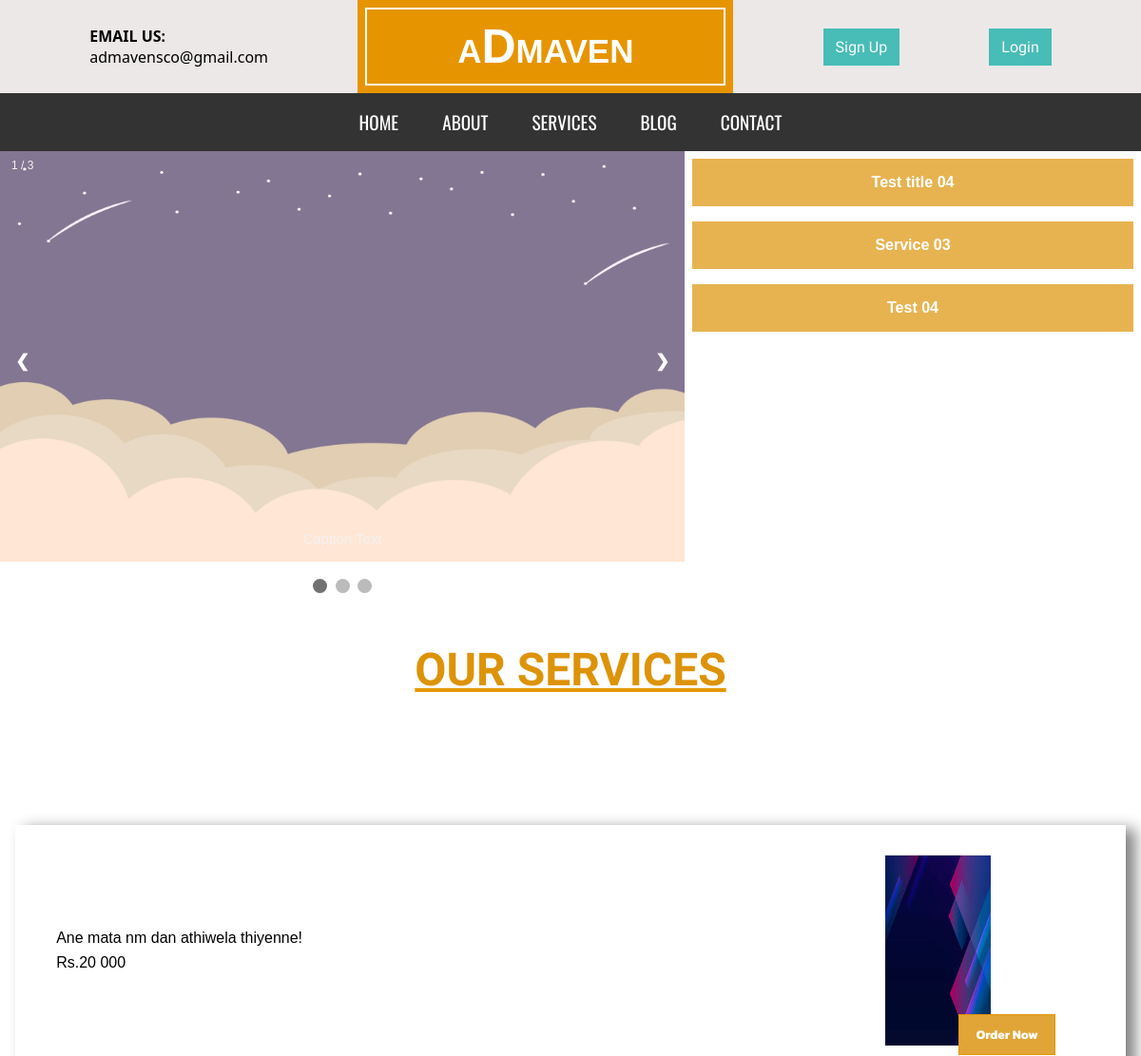
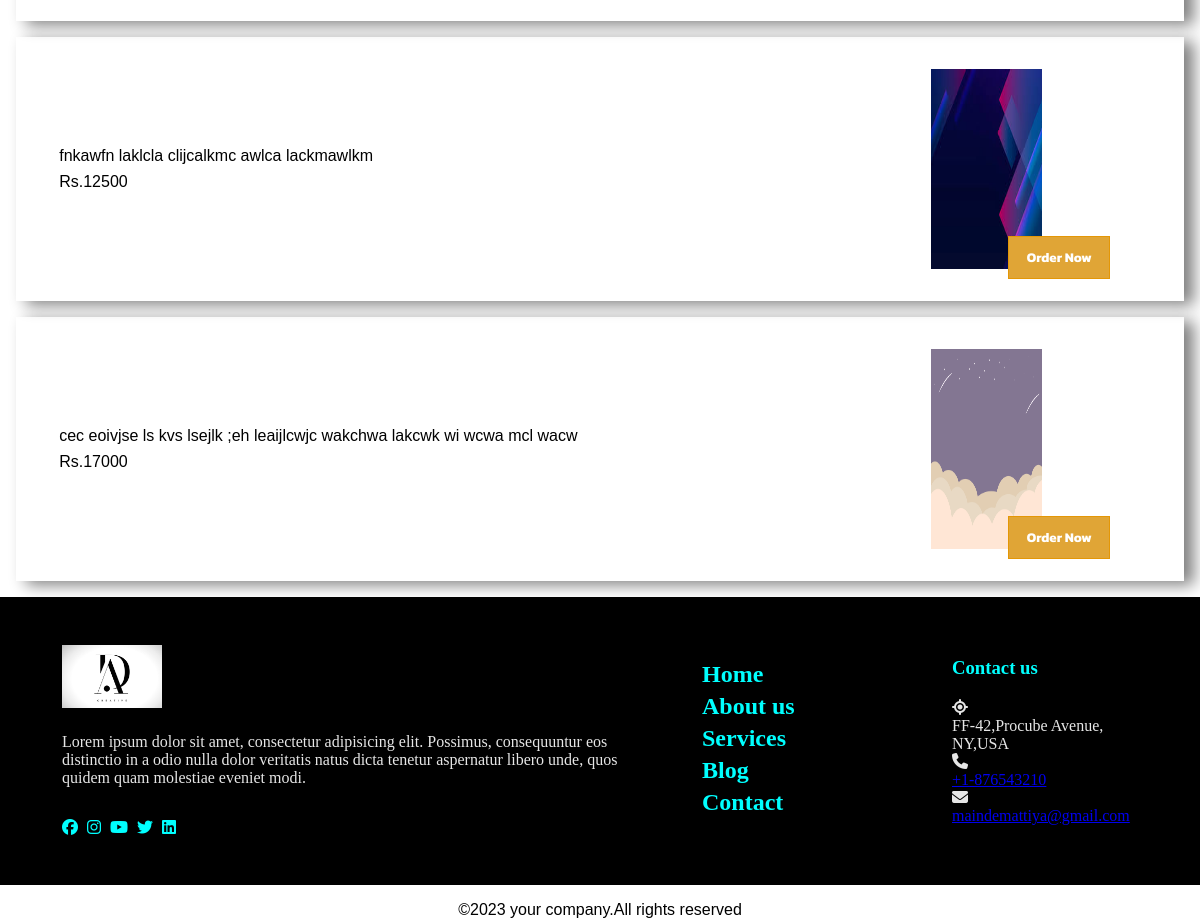
/services.php, run on the app's committed database (2 pictures, top to bottom).
### tables this page shows
CREATE TABLE `services` (
  `S_ID` int(11) NOT NULL,
  `Admin_ID` varchar(10) NOT NULL,
  `S_title` varchar(100) NOT NULL,
  `S_details` varchar(500) NOT NULL,
  `S_image` varchar(50) NOT NULL,
  `S_amt` varchar(50) NOT NULL
);

### services.php (the view, shortened to what this page needs)
<!DOCTYPE html>
<html lang="en">
<head>
    <link rel="stylesheet" href="css/services.css">
</head>
<body>
    <div class="Service_header">
        <?php include ("header.php"); ?>
    </div>
    <div class="service-header-container">
        <div class="image-slider-cont">
            <div class="slideshow-container">
                <div class="mySlides fade">
                <div class="numbertext">1 / 3</div>
                <img src="img/homeimg/image4.jpg" style="width:100%">
                <div class="text">Caption Text</div>
                </div>
                <a class="prev" onclick="plusSlides(-1)">❮</a>
                <a class="next" onclick="plusSlides(1)">❯</a>
                </div>
                <br>
                <div style="text-align:center">
                <span class="dot" onclick="currentSlide(1)"></span>
                <span class="dot" onclick="currentSlide(2)"></span>
                <span class="dot" onclick="currentSlide(3)"></span>
                </div>
        </div>
        <div class="service_nav_bar">
            <div class="navbar_inner">
                <ul>
                    <?php
                        require 'config/database.php';
                        $ser_title = "SELECT S_ID, S_title FROM services";
                        $result_title = $con->query($ser_title);
                        if($result_title->num_rows > 0) {
                            while($row = $result_title->fetch_assoc())
                            {   ?>
                                <li><a href="#<?php echo $row['S_ID']; ?>"><?php echo $row['S_title']; ?></a></li>
                           <?php }
                        }
                    ?>
                </ul>
            </div>
        </div>
    </div>
    <div class="service_header_topic">
        <h1>OUR SERVICES</h1>
    </div>
    <div class="services__secction">
        <?php
            require 'config/database.php';
            $ser_info = "SELECT S_ID, S_title, S_details, S_image, S_amt FROM services";
            $result_info = $con->query($ser_info);
            if($result_info->num_rows > 0) {
                while($row_info = $result_info->fetch_assoc())
                { ?>
                    <div class="service_outer_cont">
                    <div class="service_inner_sec">
                        <div class="service_content_details">
                            <p>
                                <?php echo $row_info['S_details']; ?>
                            </p>
                            <p class="package_amount" style="margin-top: 0.5em;">
                                Rs.<?php echo $row_info["S_amt"] ?>
                            </p>
                        </div>
                        <div class="service_image_cont">
                            <div class="ser_img"><img src="img/serviceimg/<?php echo $row_info['S_image']; ?>" alt="<?php echo $row_info['S_title']; ?>">
                            <div class="pack_btn">
                                <button>
                                    <a href="Orders/Orders_form.php">Order Now</a>
                                </button>
                            </div>
                        </div>
                        </div>
                    </div>
            <?php }
            }
        ?>
    </div>
    <div class="footer_cont_include">
        <?php include "footer.php"; ?>
    </div>
</body>
</html>

### header.php (shortened to what this page needs)
<!DOCTYPE html>
<html lang="en">
<head>
    <link rel="stylesheet" href="css/header.css">
</head>
<body>
    <div class="header-cont">
        <div class="cont-hd__mail">
            <p><b>EMAIL US:</b></p>
            <p>admavensco@gmail.com</p>
        </div>
        <div class="cont-hd__logoName">
            <p class="logo-name">A<span class="letter-big">D</span>MAVEN</p>
        </div>
        <?php if (isset($_SESSION["user"]) OR isset($_SESSION["consultant"]) OR isset($_SESSION["usAdmin"]) OR isset($_SESSION["contentCreator"]) OR isset($_SESSION["ManagerAdmin"])) { ?>
                <div class="my_account">
                    <button>
                        <?php if(isset($_SESSION["consultant"])) { ?>
                            <a href="consultant.php">My Account</a>
                       <?php } elseif(isset($_SESSION["user"])) { ?>
                            <a href="userdash.php">My Account</a>
                        <?php } elseif(isset($_SESSION["usAdmin"])) {?>
                            <a href="userAdmin.php">My Account</a>
                        <?php } elseif(isset($_SESSION["contentCreator"])) { ?>
                            <a href="userAdmin.php">My Account</a>
                        <?php } elseif(isset($_SESSION["ManagerAdmin"])) { ?>
                            <a href="ManagerAdmin.php">My Account</a>
                        <?php } ?>
                    </button>
                </div>
                <div class="logout-btn">
                    <a href="logout.php">Log out</a>
                </div>
        <?php  } else {?>
                <div class="signup-btn">
                    <a href="signUp.php">Sign Up</a>
                </div>
                <div class="signup-btn">
                    <a href="login.php">Login</a>
                </div>
                <?php } ?>
    </div>
    <div class="navbar">
        <div class="inner-nav">
            <ul>
                <li><a href="index.php">HOME</a></li>
                <li><a href="About.php">ABOUT</a></li>
                <li><a href="services.php">SERVICES</a></li>
                <li><a href="blog.php">BLOG</a></li>
                <li><a href="contactus.php">CONTACT</a></li>
            </ul>
        </div>
    </div>
</body>
</html>

### footer.php (shortened to what this page needs)
<!DOCTYPE html>
<html lang="en">
<head>
    <link rel="stylesheet" href="footer.css">
    <link rel="stylesheet" href="https://cdnjs.cloudflare.com/ajax/libs/font-awesome/6.5.2/css/all.min.css">
</head>
<body>
    <footer style="width: 100vw; ">
        <div class="container">
            <div class="row">
            <div class="col" id="company">
                <img src="footer-logo.jpg" alt=""   class="logo">
                <p>Lorem ipsum dolor sit amet, consectetur adipisicing elit. Possimus, consequuntur eos distinctio in a odio nulla dolor veritatis natus dicta tenetur aspernatur libero unde, quos quidem quam molestiae eveniet modi.</p>
            <div class="social">
                <a href="#"><i class="fab fa-facebook"></i></a>
                <a href="#"><i class="fab fa-instagram"></i></a>
                <a href="#"><i class="fab fa-youtube"></i></a>
                <a href="#"><i class="fab fa-twitter"></i></a>
                <a href="#"><i class="fab fa-linkedin"></i></a>
            </div>
        </div>
            <div class="col" id="useful-links">
                <div class="links">
                <ul>
                <li><a href="#"><h2>Home</h2></a></li>
                <li><a href="#"><h2>About us</h2></a></li>
                <li><a href="#"><h2>Services</h2></a></li>
                <li><a href="#"><h2>Blog</h2></a></li>
                <li><a href="#"><h2>Contact</h2></a></li>
                </ul>
            </div>
            </div>
            <div class="col" id="contact">
                <h3>Contact us</h3>
                <div class="contact-details">
                    <i class="fa fa-location"></i>
                    <p>FF-42,Procube Avenue,<br>NY,USA</p>
                </div>
                <div class="contact-details">
                    <i class="fa fa-phone"></i>
                    <p><a href="tel:+1-876543210">+1-876543210</a></p>
                </div>
                <div class="contact-details">
                    <i class="fa fa-envelope"></i>
                    <p><a href="mailto:maindemattiya@gmail.com">maindemattiya@gmail.com</a></p>
                </div>
            </div>
        </div>
    </div>
    </footer >
    <div class="bottom-ba" style="text-align: center; margin-top: 1em">
        <p>&copy;2023 your company.All rights reserved</p>
    </div>
</body>
</html>

### css/services.css (style rules this page uses)
* { box-sizing: border-box; }
:root { --SPACIAL-FF: 'Dancing Script', cursive; --SPACIAL-FF2: 'system-ui'; --FF-CAPTION: 'Protest Strike', sans-serif; --LINK-FF: 'Oswald', sans-serif; --ABT-FONT: "Kanit"; --INFO-MAIL-COLOR: #000; --INFO-BGCOLOR: rgb(237, 232, 232); --LIGHT-COLOR: #fff; --NAV-BACK-COLOR: #333; --NAV-LINE-BACK: hsl(39, 93%, 45%); --ORANGE-COLOR: rgb(228, 151, 6); }
body { font-family: Verdana, sans-serif; margin:0 }
.mySlides { display: none }
img { vertical-align: middle; }
.slideshow-container { position: relative; margin: auto; }
.prev, .next { cursor: pointer; position: absolute; top: 50%; width: auto; padding: 16px; margin-top: -22px; color: white; font-weight: bold; font-size: 18px; transition: 0.6s ease; border-radius: 0 3px 3px 0; user-select: none; }
.next { right: 0; border-radius: 3px 0 0 3px; }
.text { color: #f2f2f2; font-size: 15px; padding: 8px 12px; position: absolute; bottom: 8px; width: 100%; text-align: center; }
.numbertext { color: #f2f2f2; font-size: 12px; padding: 8px 12px; position: absolute; top: 0; }
.dot { cursor: pointer; height: 15px; width: 15px; margin: 0 2px; background-color: #bbb; border-radius: 50%; display: inline-block; transition: background-color 0.6s ease; }
.active, .dot:hover { background-color: #717171; }
.fade { animation-name: fade; animation-duration: 1.5s; }
.service-header-container { display: flex; }
.image-slider-cont { flex: 60%; }
.service_nav_bar { flex: 40%; }
.navbar_inner ul { display: flex; flex-direction: column; }
.navbar_inner li { list-style-type: none; }
.navbar_inner li a { display: block; text-decoration: none; padding: 1em; margin: 0.5em; background-color: rgba(221, 147, 8, 0.7) ; font-weight: 700; text-align: center; color: #fff; }
.service_header_topic { height: 20vh; text-align: center; margin: 3em 0 1em 0; }
.service_header_topic h1 { font-family: var(--FF-CAPTION); color: var(--NAV-LINE-BACK); font-size: 3em; text-decoration: underline var(--ORANGE-COLOR); }
.service_inner_sec { display: flex; justify-content: center; align-items: center; padding: 2em; margin: 1em; box-shadow: 10px 4px 15px gray; }
.service_content_details { flex: 80%; }
.service_image_cont { flex: 20%; }
.service_image_cont img { height: 200px; }
.service_content_details { padding: 0.7em; }
.pack_btn a { text-decoration: none; display: block; padding: 0.8em 1.3em; background-color: rgba(221, 147, 8, 0.8); color: var(--LIGHT-COLOR); font-family: var(--ABT-FONT); font-weight: 700; }
.ser_img { position: relative; }
.pack_btn button { border: 1px solid var(--ORANGE-COLOR); position: absolute; bottom: -10px; left: 35%; }
.services__secction { display: flex; justify-content: center; align-items: center; flex-direction: column; }

### footer.css (style rules this page uses)
* { margin: 0; padding: 0; }
footer { background-color: black; position:relative; width: 100%; min-height: 150px; padding: 3rem 1rem; }
.container { max-width: 1140px; margin: 0 auto; display: flex; justify-content: center; align-items: center; flex-direction: column; }
.row { display: flex; justify-content: space-between; align-items: center; }
.col { min-width: 250px; color: #f2f2f2f2; font-family: poppins; padding: 0 2rem; }
.links ul { list-style-type: none; }
img { width: 50%; height:50%; }
.col h3 { color: aqua; margin-bottom: 20px; position: relative; cursor: pointer; }
.col .logo { width: 100px; margin-bottom: 25px; }
.col h3::after { content:""; height: 3px; width: 0px; background-color: aqua; position: absolute; bottom: 0; left:0; transition: 0.3s ease; }
.col .social a i { color: aqua; margin-top: 2rem; margin-right: 5px; transition: 0.3s ease; }
.col .links a { display: block; text-decoration: none; color: aqua; margin-bottom: 5px; position: relative; transition: 0.3s ease; }
.col .links a:before { content: ''; height: 16px; width: 5px; position: absolute; top:5px; left:-10px; background-color:aquamarine; transition: 0.5s ease; opacity: 0; }

### services.php (style rules this page uses)
.services__secction { display: flex; justify-content: center; align-items: center; flex-direction: column; }

### header.php (style rules this page uses)
body { padding: 0; margin: 0; }

### data on the page
services: S_title "Test title 04", S_details "Ane mata nm dan athiwela thiyenne!", S_amt "20 000", S_image (picture)
services: S_title "Service 03", S_details "fnkawfn laklcla clijcalkmc awlca lackmawlkm", S_amt "12500", S_image (picture)
services: S_title "Test 04", S_details "cec eoivjse ls kvs lsejlk ;eh leaijlcwjc wakchwa lakcwk wi wcwa mcl wacw", S_amt "17000", S_image (picture)
